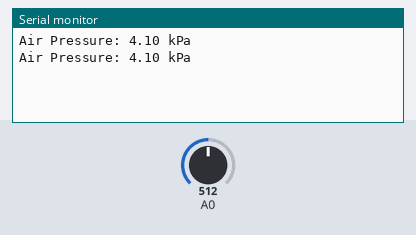
The sketch below on a simulated Arduino Uno, built with avr-gcc and run on an emulated ATmega328P. Shown: the last lines printed to the serial monitor. The inputs (shaded band) are chosen by the test bench; at power-on: A0 = 512.

Above: at 1.8 s.
1.9 s: A0 set to 716
At 2.6 s:
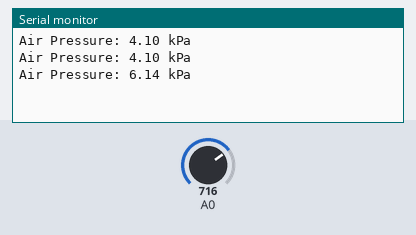
3.4 s: A0 set to 900
At 4.8 s:
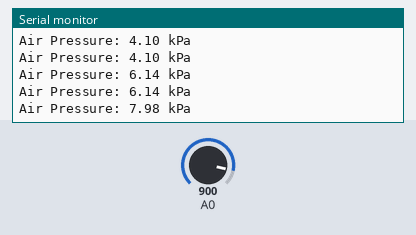
Timing chart, 0 to 6.4 s (numbered marks = the images above; inputs shaded):
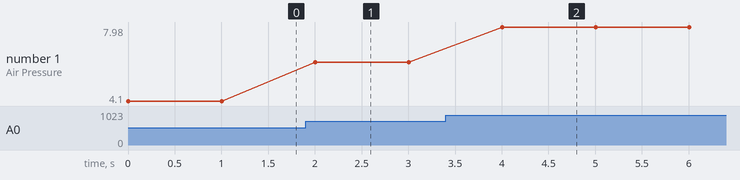

Measured:
- after the input at 1.9 s, the serial monitor: prints a new line after 0.10 s (image 1)
- after the input at 3.4 s, the serial monitor: prints a new line after 0.60 s (image 2)
- plotted number 1: 4.1 → 6.14 after the input at 1.9 s, 6.14 → 7.98 after the input at 3.4 s

The sketch:

codesensortekanan.ino
```cpp
//sensortekananjalan

const float SensorOffset = 102.0;

void setup() {
  // initialize serial communication at 9600 bits per detik:
  Serial.begin(9600);
}

// the loop routine runs over and over again forever:
void loop() {
  // read the input on analog pin 0:
  float sensorValue = (analogRead(A0)-SensorOffset)/100.0; //Do maths for calibration
  // print out the value you read:
  Serial.print("Air Pressure: ");
  Serial.print(sensorValue,2);
  Serial.println(" kPa");

  delay(1000);      // delay in between reads for stability
}
```
